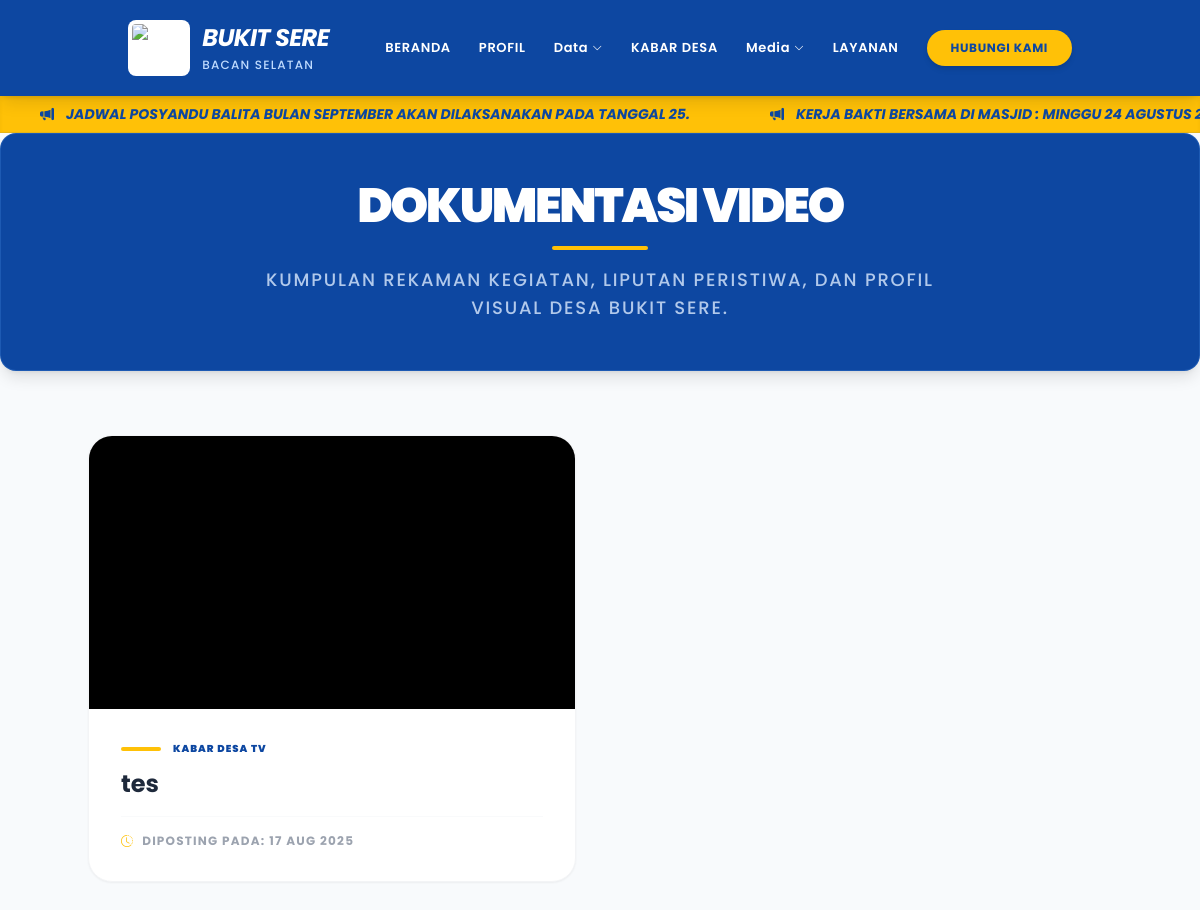
The app's page /index.php?page=galeri-video with its own data.
### tables this page shows
CREATE TABLE `pengumuman` (
  `id` int(11) NOT NULL,
  `judul` text NOT NULL,
  `tanggal_mulai` date NOT NULL,
  `tanggal_selesai` date NOT NULL,
  `status` enum('aktif','tidak aktif') NOT NULL DEFAULT 'aktif'
);

CREATE TABLE `galeri_video` (
  `id` int(11) NOT NULL,
  `judul` varchar(255) NOT NULL,
  `link_video` varchar(255) NOT NULL,
  `tanggal_upload` timestamp NOT NULL DEFAULT current_timestamp()
);

### video.php (the view, shortened to what this page needs)
<?php
    include 'koneksi.php';
    $batas_per_halaman = 6;
    $halaman_aktif = isset($_GET['halaman']) ? (int)$_GET['halaman'] : 1;
    $posisi_awal = ($halaman_aktif - 1) * $batas_per_halaman;
    $query_video = mysqli_query($koneksi, "SELECT * FROM galeri_video ORDER BY tanggal_upload DESC LIMIT $posisi_awal, $batas_per_halaman");
    function getYoutubeId($url) {
        preg_match('/(youtu\.be\/|v=)([a-zA-Z0-9_-]+)/', $url, $matches);
        return $matches[2] ?? null;
    }
?>
<main class="space-y-10 md:space-y-16 pb-20">
    <section class="bg-utama text-white rounded-2xl shadow-lg p-8 md:p-12 border border-blue-400/20 text-center" data-aos="fade-down">
        <h1 class="text-2xl md:text-5xl font-black uppercase tracking-tighter leading-none">Dokumentasi Video</h1>
        <div class="w-16 md:w-24 h-1 bg-aksen mx-auto mt-4 rounded-full"></div>
        <p class="text-xs md:text-lg text-blue-100 font-medium opacity-80 mt-4 uppercase tracking-widest max-w-2xl mx-auto">
            Kumpulan rekaman kegiatan, liputan peristiwa, dan profil visual Desa Bukit Sere.
        </p>
    </section>
    <section class="container mx-auto px-2 md:px-0">
        <div class="grid grid-cols-1 md:grid-cols-2 gap-8 md:gap-12">
            <?php if(mysqli_num_rows($query_video) > 0): ?>
                <?php while($video = mysqli_fetch_assoc($query_video)): ?>
                    <?php $youtubeId = getYoutubeId($video['link_video']); ?>
                    <div class="bg-white rounded-3xl overflow-hidden border border-gray-100 shadow-sm hover:shadow-2xl transition-all duration-500 group flex flex-col h-full" data-aos="zoom-in">
                        <div class="aspect-video bg-black relative overflow-hidden">
                            <?php if($youtubeId): ?>
                                <iframe class="w-full h-full"
                                        src="https://www.youtube.com/embed/<?php echo $youtubeId; ?>?rel=0"
                                        title="<?php echo htmlspecialchars($video['judul']); ?>"
                                        frameborder="0"
                                        allow="accelerometer; autoplay; clipboard-write; encrypted-media; gyroscope; picture-in-picture"
                                        allowfullscreen>
                                </iframe>
                            <?php endif; ?>
                        </div>
                        <div class="p-6 md:p-8 flex-grow flex flex-col justify-center">
                            <div class="flex items-center space-x-3 mb-3">
                                <div class="h-1 w-10 bg-aksen rounded-full"></div>
                                <span class="text-[10px] font-black text-utama uppercase tracking-widest">Kabar Desa TV</span>
                            </div>
                            <h2 class="text-lg md:text-2xl font-bold text-gelap leading-tight group-hover:text-utama transition-colors line-clamp-2">
                                <?php echo htmlspecialchars($video['judul']); ?>
                            </h2>
                            <div class="mt-4 pt-4 border-t border-gray-50 flex items-center text-gray-400 text-[10px] md:text-xs font-bold uppercase tracking-widest">
                                <i class="bi bi-clock-history mr-2 text-aksen"></i>
                                Diposting pada: <?php echo date('d M Y', strtotime($video['tanggal_upload'])); ?>
                            </div>
                        </div>
                    </div>
                <?php endwhile; ?>
            <?php endif; ?>
        </div>
    </section>
</main>

### header.php (shortened to what this page needs)
<!DOCTYPE html>
<html lang="id">
<head>
    <script src="https://cdn.tailwindcss.com"></script>
    <link rel="stylesheet" href="https://cdn.jsdelivr.net/npm/bootstrap-icons@1.11.3/font/bootstrap-icons.min.css">
    <link rel="stylesheet" href="https://unpkg.com/aos@next/dist/aos.css" />
</head>
<body class="bg-latar">
    <nav class="bg-utama text-white sticky top-0 z-[100] shadow-lg">
        <div class="container mx-auto px-4 md:px-10">
            <div class="flex justify-between items-center h-20 md:h-24">
                <a href="index.php" class="flex items-center space-x-3 group">
                    <img src="images/logo.png" alt="Logo" class="h-10 md:h-14 w-auto bg-white p-1 rounded-lg">
                    <div class="leading-tight">
                        <span class="block text-lg md:text-2xl font-bold tracking-tight uppercase italic">Bukit Sere</span>
                        <small class="text-[10px] md:text-xs font-medium text-blue-200 uppercase tracking-widest">Bacan Selatan</small>
                    </div>
                </a>
                <div class="hidden lg:flex items-center space-x-7 text-[13px] font-semibold uppercase tracking-wider">
                    <a href="index.php?page=home" class="hover:text-aksen transition">Beranda</a>
                    <a href="index.php?page=profil" class="hover:text-aksen transition">Profil</a>
                    <div class="relative group">
                        <button class="hover:text-aksen flex items-center transition">
                            Data <i class="bi bi-chevron-down ml-1 text-[10px]"></i>
                        </button>
                    </div>
                    <a href="index.php?page=berita" class="hover:text-aksen transition">Kabar Desa</a>
                    <div class="relative group">
                        <button class="hover:text-aksen flex items-center transition">
                            Media <i class="bi bi-chevron-down ml-1 text-[10px]"></i>
                        </button>
                    </div>
                    <a href="index.php?page=layanan_mandiri" class="hover:text-aksen transition">Layanan</a>
                    <a href="index.php?page=kritik_saran" class="bg-aksen text-utama px-6 py-2.5 rounded-full font-bold hover:brightness-110 shadow-md transition uppercase text-xs">
                        Hubungi Kami
                    </a>
                </div>
            </div>
        </div>
    </nav>
    <?php
        $query_pengumuman = mysqli_query($koneksi, "SELECT judul FROM pengumuman WHERE status = 'aktif'");
        if($query_pengumuman && mysqli_num_rows($query_pengumuman) > 0):
    ?>
    <div class="bg-aksen border-b border-utama/10 overflow-hidden py-2 shadow-inner">
        <div class="whitespace-nowrap flex animate-ticker">
            <?php while($pengumuman = mysqli_fetch_assoc($query_pengumuman)): ?>
                <span class="mx-10 font-bold text-utama text-[11px] md:text-sm uppercase flex items-center italic">
                    <i class="bi bi-megaphone-fill mr-3"></i> <?php echo htmlspecialchars($pengumuman['judul']); ?>
                </span>
            <?php endwhile; ?>
        </div>
    </div>
    <?php endif; ?>

### header.php (style rules this page uses)
body { font-family: 'Poppins', sans-serif; overflow-x: hidden; }
.animate-ticker { animation: ticker 25s linear infinite; }

### records on screen
pengumuman: judul "JADWAL POSYANDU BALITA BULAN SEPTEMBER AKAN DILAKSANAKAN PADA TANGGAL 25."
pengumuman: judul "KERJA BAKTI BERSAMA DI MASJID : MINGGU 24 AGUSTUS…"
galeri_video: judul "tes", tanggal_upload "17 AUG 2025"
